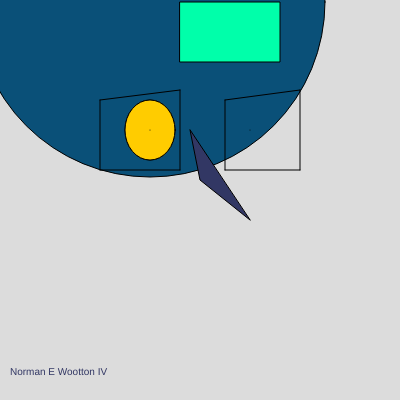
Frame 1 (no input)
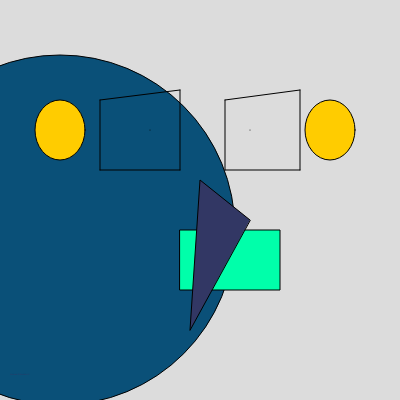
Frame 60 (no input)
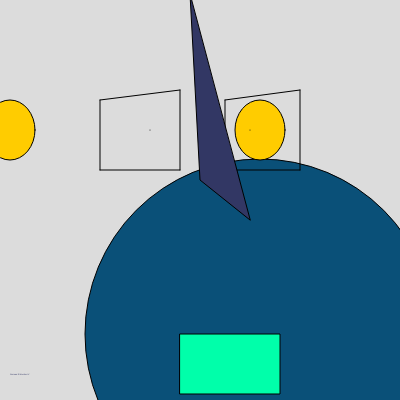
Frame 120 (the mouse pressed at the canvas centre since frame 60)

The p5.js sketch that drew these frames (run headless with seeded random() and noise() and a simulated clock; from frame 60 on, the mouse is pressed at the canvas centre):

// p5.js sketch
// ── sketch.js

var x1 = 150
var x2 = 150
var y1 = 130
var y2 = 2
var S = 10
var SC = 5
movement = 10
movement1 = 20


function setup() {
  createCanvas(400,400);
movement2 = floor(random(30-40));
movement3 = floor(random(1-20));


}


function draw() {
  background(220);

fill(10, 80, 120);
circle(x1, y2, 350);



fill(255, 204, 0);

ellipse(x1,130,50,60);
if(x1 >= 400 || x1 <= 0)
    {
       movement *= -1;
    }

     x1 += movement;



ellipse(x2,130,50,60);
if(x2 >= 400 || x2 <= 0)
    {
       movement1 *= -1;
    }

     x2 += movement1;


fill('hsl(160, 100%, 50%)');
rect(180,y2,100,60);
if(y2 >= 400 || y2 <= 0)
    {
       movement3 *= -1;
    }

     y2 += movement3;


line(100, 100, 180, 90);
line(100, 170, 180, 170);
line(100, 170, 100, 100);
line(180, 90, 180, 170);

line(225, 100, 300, 90);
line(225, 170, 300, 170);
line(225, 170, 225, 100);
line(300, 90, 300, 170);

fill(50, 55, 100)
triangle(190, y1, 200, 180, 250, 220);
if(y1 >= 400 || y1 <= 0)
    {
       movement2 *= -1;
    }

     y1 += movement2;




point(150, 130);
point(250, 130);

textSize(S);
text('Norman E Wootton IV',10, 375);
if(S >= 50 || S <= 1)
    {
       SC **= -1;
    }
S *=SC
     

}
 


// ── p5.html
<html>
  <head>
	<title>Portrait</title>
    <script src="https://cdnjs.cloudflare.com/ajax/libs/p5.js/1.1.9/p5.min.js"></script>
    <script src="sketch.js"></script>

  </head>
  <body>


  </body>
</html>
